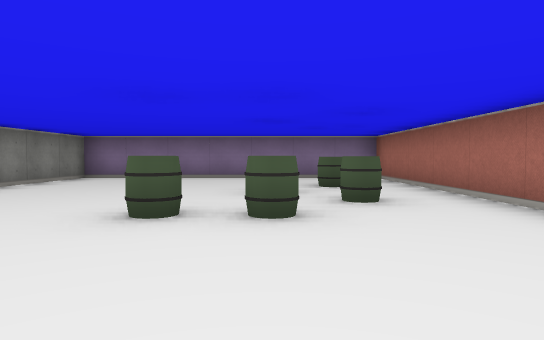
View 1 (above)

16 first-person views from a walk through a cub3D maze. The camera is about half as high as the walls, tilts 2° down and sees 75° across. The floor is counted in squares. Each view is taken from the middle of a square. On the plan, view 1 faces up. The plan holds only what a view shows up to about 9 squares ahead; the rest is blank.

View 2
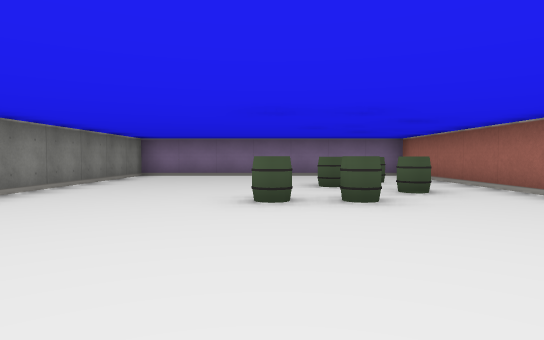

View 3
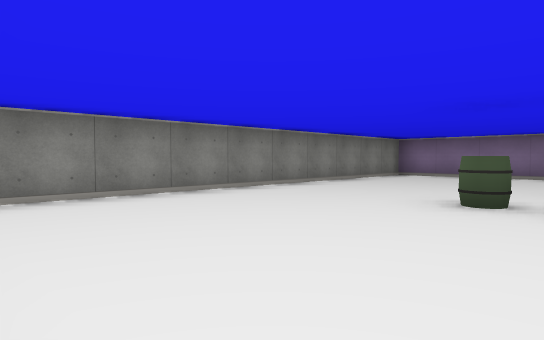

View 4
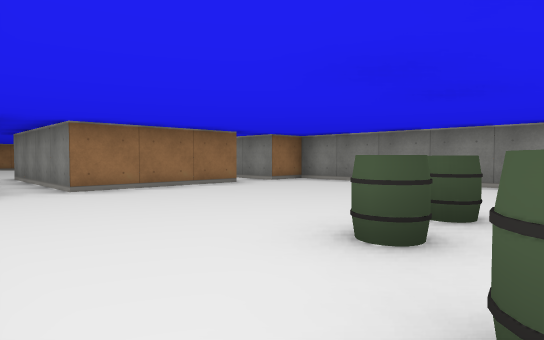

View 5
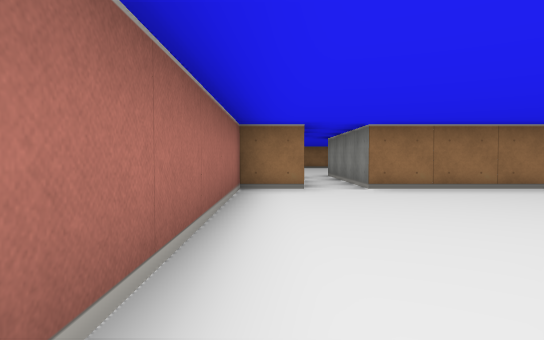

View 6
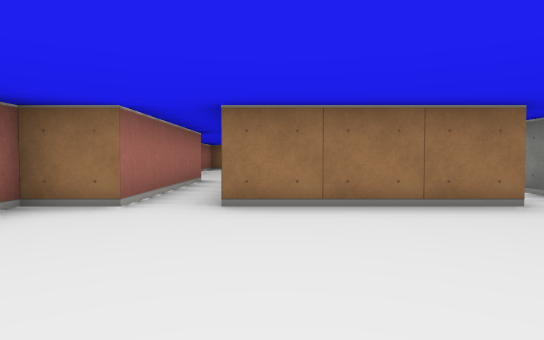

View 7
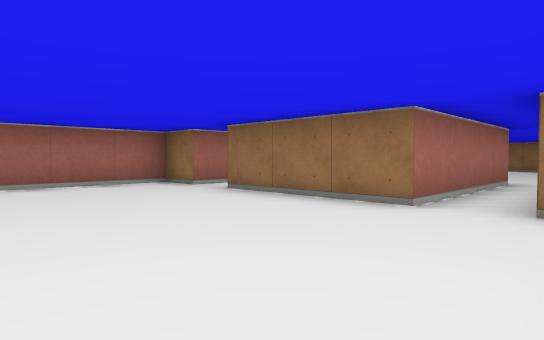

View 8
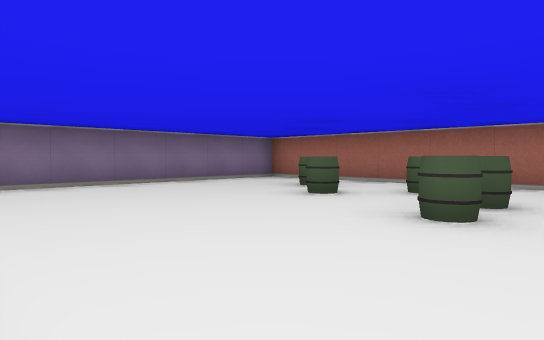

View 9
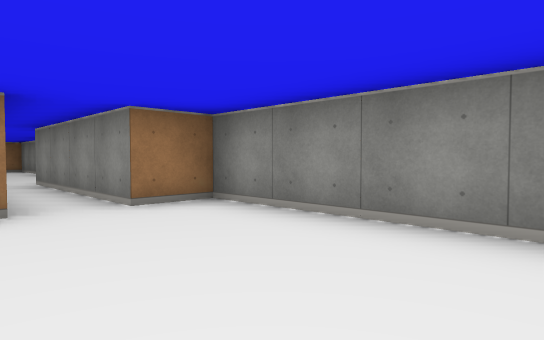

View 10
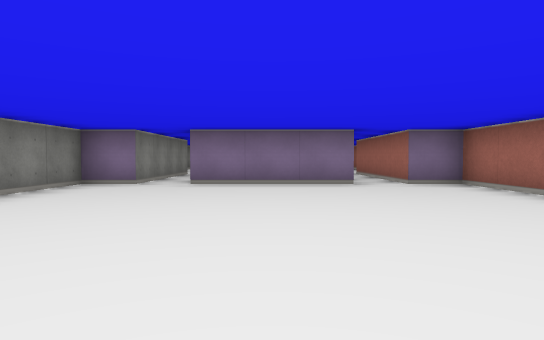

View 11
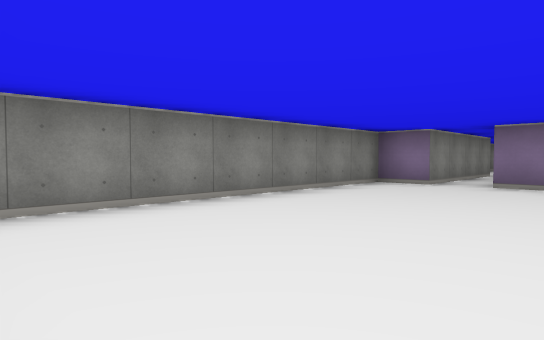

View 12
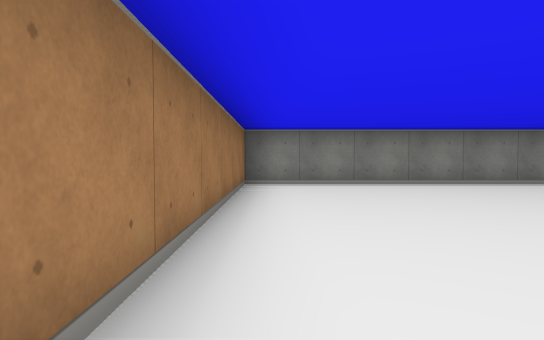

View 13
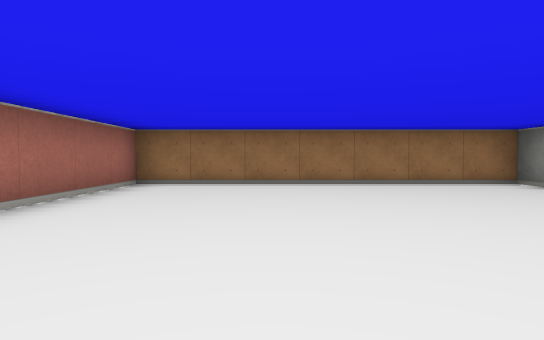

View 14
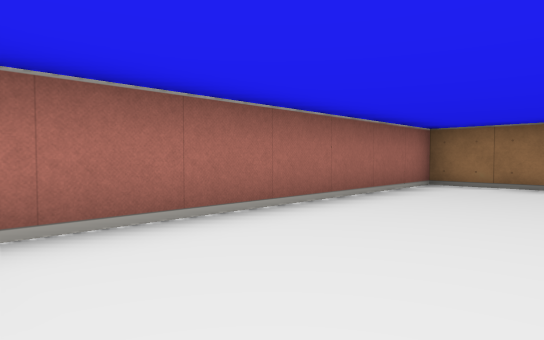

View 15
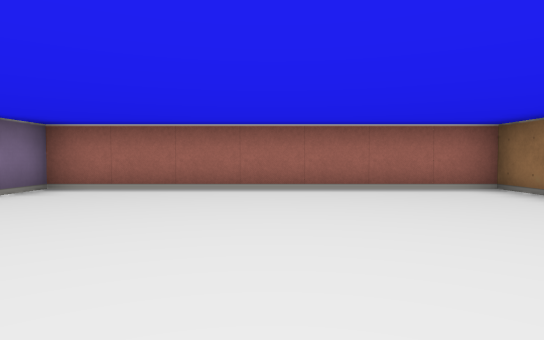

View 16
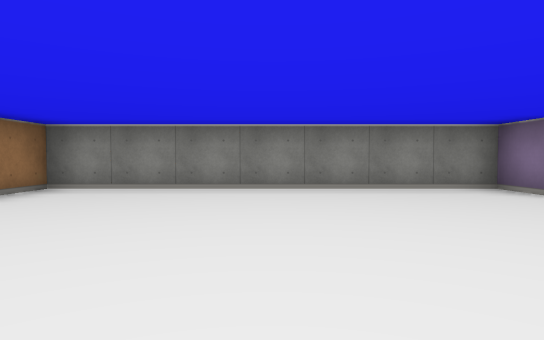

### Floor plan
Ten units are one square. View 1 is at (0, 0); x grows to the right and y downward. Boxes are objects, and circles mark ways between rooms. Rooms are numbered by the first view taken in them; rooms with no view inside come last. Other rooms are left out.
<svg viewBox="-50 -90 80 220">
<path fill="none" stroke="#000" d="M-25 55 -25 15 5 15 5 55M15 55 15 15 25 15 25 -85 -45 -85 -45 15 -35 15 -35 55M5 55 -25 55M-35 55 -45 55 -45 125 25 125 25 55 15 55"/>
<rect x="-15" y="-35" width="10" height="10" fill="#bbb"><title>barrel</title></rect>
<rect x="-5" y="-35" width="10" height="10" fill="#bbb"><title>barrel</title></rect>
<rect x="-5" y="-55" width="10" height="10" fill="#bbb"><title>barrel</title></rect>
<rect x="5" y="-45" width="10" height="10" fill="#bbb"><title>barrel</title></rect>
<rect x="5" y="-65" width="10" height="10" fill="#bbb"><title>barrel</title></rect>
<circle cx="-30" cy="50" r="3" fill="#2a7"/>
<circle cx="10" cy="50" r="3" fill="#2a7"/>
<text x="-10" y="-30">1</text>
<text x="-10" y="90">2</text>
</svg>
Room 1 opens to room 2.

Where each view was taken, in squares from view 1:
view 1: 0 up, 0 right, facing up
view 2: 1 down, 1 left, facing up
view 3: 1 down, 0 right, facing up-left
view 4: 4 up, 2 right, facing down-left
view 5: 4 up, 2 right, facing down
view 6: 2 up, 0 right, facing down
view 7: 2 up, 4 left, facing down-right
view 8: 2 up, 4 left, facing up-right
view 9: 2 up, 2 left, facing down-left
view 10: 12 down, 1 left, facing up
view 11: 12 down, 1 left, facing up-left
view 12: 12 down, 2 right, facing left
view 13: 6 down, 0 right, facing down
view 14: 6 down, 0 right, facing down-right
view 15: 9 down, 3 left, facing right
view 16: 9 down, 1 right, facing left
